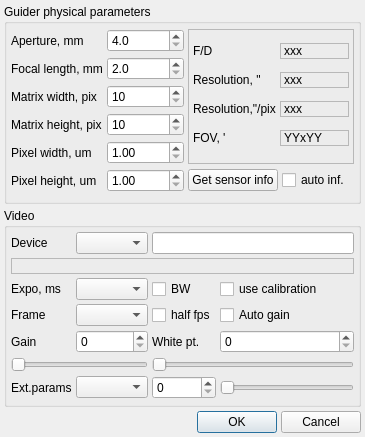
<?xml version="1.0" encoding="UTF-8"?>
<ui version="4.0">
 <class>setup_videoClass</class>
 <widget class="QDialog" name="setup_videoClass">
  <property name="geometry">
   <rect>
    <x>0</x>
    <y>0</y>
    <width>365</width>
    <height>437</height>
   </rect>
  </property>
  <property name="minimumSize">
   <size>
    <width>0</width>
    <height>0</height>
   </size>
  </property>
  <property name="maximumSize">
   <size>
    <width>16777215</width>
    <height>16777215</height>
   </size>
  </property>
  <property name="windowTitle">
   <string>setup_video</string>
  </property>
  <layout class="QGridLayout" name="gridLayout">
   <property name="margin">
    <number>4</number>
   </property>
   <property name="spacing">
    <number>4</number>
   </property>
   <item row="2" column="1">
    <widget class="QPushButton" name="pushButton_OK">
     <property name="text">
      <string>OK</string>
     </property>
    </widget>
   </item>
   <item row="2" column="2">
    <widget class="QPushButton" name="pushButton_Cancel">
     <property name="text">
      <string>Cancel</string>
     </property>
    </widget>
   </item>
   <item row="2" column="0">
    <spacer name="horizontalSpacer">
     <property name="orientation">
      <enum>Qt::Horizontal</enum>
     </property>
     <property name="sizeHint" stdset="0">
      <size>
       <width>40</width>
       <height>20</height>
      </size>
     </property>
    </spacer>
   </item>
   <item row="1" column="0" colspan="3">
    <widget class="QGroupBox" name="groupBox_Video">
     <property name="title">
      <string>Video</string>
     </property>
     <layout class="QGridLayout" name="gridLayout_3">
      <property name="margin">
       <number>4</number>
      </property>
      <property name="spacing">
       <number>4</number>
      </property>
      <item row="0" column="0">
       <widget class="QLabel" name="l_9">
        <property name="text">
         <string>Device</string>
        </property>
       </widget>
      </item>
      <item row="0" column="1">
       <widget class="QComboBox" name="comboBox_DeviceList"/>
      </item>
      <item row="0" column="2" colspan="2">
       <widget class="QLineEdit" name="lineEdit_VideoDevice">
        <property name="maxLength">
         <number>63</number>
        </property>
       </widget>
      </item>
      <item row="1" column="0" colspan="4">
       <widget class="QLabel" name="label_Information">
        <property name="sizePolicy">
         <sizepolicy hsizetype="Preferred" vsizetype="Maximum">
          <horstretch>0</horstretch>
          <verstretch>0</verstretch>
         </sizepolicy>
        </property>
        <property name="frameShape">
         <enum>QFrame::StyledPanel</enum>
        </property>
        <property name="frameShadow">
         <enum>QFrame::Sunken</enum>
        </property>
        <property name="openExternalLinks">
         <bool>true</bool>
        </property>
       </widget>
      </item>
      <item row="2" column="0">
       <widget class="QLabel" name="l_7">
        <property name="text">
         <string>Expo, ms</string>
        </property>
       </widget>
      </item>
      <item row="2" column="1">
       <widget class="QComboBox" name="comboBox_FPS"/>
      </item>
      <item row="2" column="2">
       <widget class="QCheckBox" name="checkBox_BW">
        <property name="text">
         <string>BW</string>
        </property>
       </widget>
      </item>
      <item row="2" column="3">
       <widget class="QCheckBox" name="checkBox_UseCalibration">
        <property name="text">
         <string>use calibration</string>
        </property>
       </widget>
      </item>
      <item row="3" column="0">
       <widget class="QLabel" name="l_8">
        <property name="text">
         <string>Frame</string>
        </property>
       </widget>
      </item>
      <item row="3" column="1">
       <widget class="QComboBox" name="comboBox_FrameSize"/>
      </item>
      <item row="3" column="2">
       <widget class="QCheckBox" name="checkBox_HalfOutFPS">
        <property name="text">
         <string>half fps</string>
        </property>
       </widget>
      </item>
      <item row="3" column="3">
       <widget class="QCheckBox" name="checkBox_AutoGain">
        <property name="text">
         <string>Auto gain</string>
        </property>
       </widget>
      </item>
      <item row="4" column="0">
       <widget class="QLabel" name="label_Gain">
        <property name="text">
         <string>Gain</string>
        </property>
       </widget>
      </item>
      <item row="4" column="1">
       <widget class="QSpinBox" name="spinBox_Gain"/>
      </item>
      <item row="4" column="2">
       <widget class="QLabel" name="label_Expo">
        <property name="text">
         <string>White pt.</string>
        </property>
       </widget>
      </item>
      <item row="4" column="3">
       <widget class="QSpinBox" name="spinBox_Expo"/>
      </item>
      <item row="5" column="0" colspan="2">
       <widget class="QSlider" name="horizontalSlider_Gain">
        <property name="orientation">
         <enum>Qt::Horizontal</enum>
        </property>
       </widget>
      </item>
      <item row="6" column="0">
       <widget class="QLabel" name="label_ExtParams">
        <property name="text">
         <string>Ext.params</string>
        </property>
       </widget>
      </item>
      <item row="6" column="1">
       <widget class="QComboBox" name="comboBox_ExtParamList"/>
      </item>
      <item row="6" column="2">
       <widget class="QSpinBox" name="spinBox_ExtValue"/>
      </item>
      <item row="6" column="3">
       <widget class="QSlider" name="horizontalSlider_ExtValue">
        <property name="orientation">
         <enum>Qt::Horizontal</enum>
        </property>
       </widget>
      </item>
      <item row="5" column="2" colspan="2">
       <widget class="QSlider" name="horizontalSlider_Expo">
        <property name="orientation">
         <enum>Qt::Horizontal</enum>
        </property>
       </widget>
      </item>
     </layout>
    </widget>
   </item>
   <item row="0" column="0" colspan="3">
    <widget class="QGroupBox" name="groupBox_CCD">
     <property name="title">
      <string>Guider physical parameters</string>
     </property>
     <property name="alignment">
      <set>Qt::AlignLeading</set>
     </property>
     <layout class="QGridLayout" name="gridLayout_2">
      <property name="margin">
       <number>4</number>
      </property>
      <property name="spacing">
       <number>4</number>
      </property>
      <item row="1" column="1">
       <widget class="QDoubleSpinBox" name="spinBox_Focal">
        <property name="decimals">
         <number>1</number>
        </property>
        <property name="minimum">
         <double>2.000000000000000</double>
        </property>
        <property name="maximum">
         <double>100000.000000000000000</double>
        </property>
       </widget>
      </item>
      <item row="2" column="0">
       <widget class="QLabel" name="l_3">
        <property name="text">
         <string>Matrix width, pix</string>
        </property>
       </widget>
      </item>
      <item row="2" column="1">
       <widget class="QSpinBox" name="spinBox_CCD_Width">
        <property name="minimum">
         <number>10</number>
        </property>
        <property name="maximum">
         <number>2048</number>
        </property>
        <property name="singleStep">
         <number>1</number>
        </property>
       </widget>
      </item>
      <item row="3" column="0">
       <widget class="QLabel" name="l_4">
        <property name="text">
         <string>Matrix height, pix</string>
        </property>
       </widget>
      </item>
      <item row="3" column="1">
       <widget class="QSpinBox" name="spinBox_CCD_Height">
        <property name="minimum">
         <number>10</number>
        </property>
        <property name="maximum">
         <number>2048</number>
        </property>
       </widget>
      </item>
      <item row="4" column="0">
       <widget class="QLabel" name="l_5">
        <property name="text">
         <string>Pixel width, um</string>
        </property>
       </widget>
      </item>
      <item row="5" column="1">
       <widget class="QDoubleSpinBox" name="spinBox_PixelHeight">
        <property name="decimals">
         <number>2</number>
        </property>
        <property name="minimum">
         <double>1.000000000000000</double>
        </property>
        <property name="singleStep">
         <double>0.050000000000000</double>
        </property>
       </widget>
      </item>
      <item row="4" column="1">
       <widget class="QDoubleSpinBox" name="spinBox_PixelWidth">
        <property name="decimals">
         <number>2</number>
        </property>
        <property name="minimum">
         <double>1.000000000000000</double>
        </property>
        <property name="maximum">
         <double>100.000000000000000</double>
        </property>
        <property name="singleStep">
         <double>0.050000000000000</double>
        </property>
       </widget>
      </item>
      <item row="0" column="0">
       <widget class="QLabel" name="l_1">
        <property name="text">
         <string>Aperture, mm</string>
        </property>
       </widget>
      </item>
      <item row="0" column="1">
       <widget class="QDoubleSpinBox" name="spinBox_Aperture">
        <property name="decimals">
         <number>1</number>
        </property>
        <property name="minimum">
         <double>4.000000000000000</double>
        </property>
        <property name="maximum">
         <double>10000.000000000000000</double>
        </property>
       </widget>
      </item>
      <item row="1" column="0">
       <widget class="QLabel" name="l_2">
        <property name="text">
         <string>Focal length, mm</string>
        </property>
       </widget>
      </item>
      <item row="5" column="0">
       <widget class="QLabel" name="l_6">
        <property name="text">
         <string>Pixel height, um</string>
        </property>
       </widget>
      </item>
      <item row="0" column="2" rowspan="5" colspan="2">
       <widget class="QFrame" name="frame">
        <property name="sizePolicy">
         <sizepolicy hsizetype="Expanding" vsizetype="Preferred">
          <horstretch>0</horstretch>
          <verstretch>0</verstretch>
         </sizepolicy>
        </property>
        <property name="frameShape">
         <enum>QFrame::StyledPanel</enum>
        </property>
        <property name="frameShadow">
         <enum>QFrame::Raised</enum>
        </property>
        <layout class="QGridLayout" name="gridLayout_4">
         <property name="margin">
          <number>4</number>
         </property>
         <property name="spacing">
          <number>4</number>
         </property>
         <item row="0" column="0">
          <widget class="QLabel" name="ll_1">
           <property name="text">
            <string>F/D</string>
           </property>
          </widget>
         </item>
         <item row="0" column="1">
          <widget class="QLabel" name="l_FbyD">
           <property name="sizePolicy">
            <sizepolicy hsizetype="Preferred" vsizetype="Maximum">
             <horstretch>0</horstretch>
             <verstretch>0</verstretch>
            </sizepolicy>
           </property>
           <property name="frameShape">
            <enum>QFrame::StyledPanel</enum>
           </property>
           <property name="frameShadow">
            <enum>QFrame::Sunken</enum>
           </property>
           <property name="text">
            <string>xxx</string>
           </property>
           <property name="alignment">
            <set>Qt::AlignLeading|Qt::AlignLeft|Qt::AlignVCenter</set>
           </property>
          </widget>
         </item>
         <item row="1" column="0">
          <widget class="QLabel" name="ll_2">
           <property name="text">
            <string>Resolution, &quot;</string>
           </property>
          </widget>
         </item>
         <item row="1" column="1">
          <widget class="QLabel" name="l_Resolution">
           <property name="sizePolicy">
            <sizepolicy hsizetype="Preferred" vsizetype="Maximum">
             <horstretch>0</horstretch>
             <verstretch>0</verstretch>
            </sizepolicy>
           </property>
           <property name="frameShape">
            <enum>QFrame::StyledPanel</enum>
           </property>
           <property name="frameShadow">
            <enum>QFrame::Sunken</enum>
           </property>
           <property name="text">
            <string>xxx</string>
           </property>
           <property name="alignment">
            <set>Qt::AlignLeading|Qt::AlignLeft|Qt::AlignVCenter</set>
           </property>
          </widget>
         </item>
         <item row="2" column="0">
          <widget class="QLabel" name="ll_3">
           <property name="text">
            <string>Resolution,&quot;/pix</string>
           </property>
          </widget>
         </item>
         <item row="2" column="1">
          <widget class="QLabel" name="l_PixResolution">
           <property name="sizePolicy">
            <sizepolicy hsizetype="Preferred" vsizetype="Maximum">
             <horstretch>0</horstretch>
             <verstretch>0</verstretch>
            </sizepolicy>
           </property>
           <property name="frameShape">
            <enum>QFrame::StyledPanel</enum>
           </property>
           <property name="frameShadow">
            <enum>QFrame::Sunken</enum>
           </property>
           <property name="text">
            <string>xxx</string>
           </property>
           <property name="alignment">
            <set>Qt::AlignLeading|Qt::AlignLeft|Qt::AlignVCenter</set>
           </property>
          </widget>
         </item>
         <item row="3" column="0">
          <widget class="QLabel" name="ll_4">
           <property name="text">
            <string>FOV, '</string>
           </property>
          </widget>
         </item>
         <item row="3" column="1">
          <widget class="QLabel" name="l_FOV">
           <property name="sizePolicy">
            <sizepolicy hsizetype="Preferred" vsizetype="Maximum">
             <horstretch>0</horstretch>
             <verstretch>0</verstretch>
            </sizepolicy>
           </property>
           <property name="frameShape">
            <enum>QFrame::StyledPanel</enum>
           </property>
           <property name="frameShadow">
            <enum>QFrame::Sunken</enum>
           </property>
           <property name="text">
            <string>YYxYY</string>
           </property>
           <property name="alignment">
            <set>Qt::AlignLeading|Qt::AlignLeft|Qt::AlignVCenter</set>
           </property>
          </widget>
         </item>
        </layout>
       </widget>
      </item>
      <item row="5" column="2">
       <widget class="QPushButton" name="pushButton_GetSensorInfo">
        <property name="text">
         <string>Get sensor info</string>
        </property>
       </widget>
      </item>
      <item row="5" column="3">
       <widget class="QCheckBox" name="checkBox_AutoSensorInfo">
        <property name="text">
         <string>auto inf.</string>
        </property>
       </widget>
      </item>
     </layout>
    </widget>
   </item>
  </layout>
 </widget>
 <layoutdefault spacing="6" margin="11"/>
 <tabstops>
  <tabstop>spinBox_Aperture</tabstop>
  <tabstop>spinBox_Focal</tabstop>
  <tabstop>spinBox_CCD_Width</tabstop>
  <tabstop>spinBox_CCD_Height</tabstop>
  <tabstop>spinBox_PixelWidth</tabstop>
  <tabstop>spinBox_PixelHeight</tabstop>
  <tabstop>pushButton_GetSensorInfo</tabstop>
  <tabstop>checkBox_AutoSensorInfo</tabstop>
  <tabstop>comboBox_DeviceList</tabstop>
  <tabstop>lineEdit_VideoDevice</tabstop>
  <tabstop>comboBox_FPS</tabstop>
  <tabstop>checkBox_BW</tabstop>
  <tabstop>checkBox_UseCalibration</tabstop>
  <tabstop>comboBox_FrameSize</tabstop>
  <tabstop>checkBox_HalfOutFPS</tabstop>
  <tabstop>checkBox_AutoGain</tabstop>
  <tabstop>spinBox_Gain</tabstop>
  <tabstop>horizontalSlider_Gain</tabstop>
  <tabstop>spinBox_Expo</tabstop>
  <tabstop>horizontalSlider_Expo</tabstop>
  <tabstop>comboBox_ExtParamList</tabstop>
  <tabstop>spinBox_ExtValue</tabstop>
  <tabstop>horizontalSlider_ExtValue</tabstop>
  <tabstop>pushButton_OK</tabstop>
  <tabstop>pushButton_Cancel</tabstop>
 </tabstops>
 <resources/>
 <connections/>
</ui>
